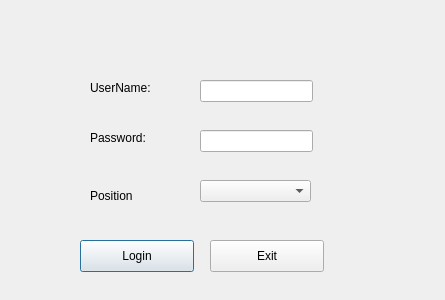
<?xml version="1.0" encoding="UTF-8"?>
<ui version="4.0">
 <class>ICSLoginForm</class>
 <widget class="QDialog" name="ICSLoginForm">
  <property name="geometry">
   <rect>
    <x>0</x>
    <y>0</y>
    <width>445</width>
    <height>300</height>
   </rect>
  </property>
  <property name="windowTitle">
   <string>Inventory Control System</string>
  </property>
  <widget class="QLabel" name="usrLabel">
   <property name="geometry">
    <rect>
     <x>90</x>
     <y>80</y>
     <width>71</width>
     <height>16</height>
    </rect>
   </property>
   <property name="text">
    <string>UserName:</string>
   </property>
  </widget>
  <widget class="QLabel" name="usrPwdLabel">
   <property name="geometry">
    <rect>
     <x>90</x>
     <y>130</y>
     <width>71</width>
     <height>16</height>
    </rect>
   </property>
   <property name="text">
    <string>Password:</string>
   </property>
  </widget>
  <widget class="QLineEdit" name="usrLineEdit">
   <property name="geometry">
    <rect>
     <x>200</x>
     <y>80</y>
     <width>113</width>
     <height>22</height>
    </rect>
   </property>
  </widget>
  <widget class="QLineEdit" name="pwdLineEdit">
   <property name="geometry">
    <rect>
     <x>200</x>
     <y>130</y>
     <width>113</width>
     <height>22</height>
    </rect>
   </property>
  </widget>
  <widget class="QPushButton" name="loginButton">
   <property name="geometry">
    <rect>
     <x>80</x>
     <y>240</y>
     <width>114</width>
     <height>32</height>
    </rect>
   </property>
   <property name="text">
    <string>Login</string>
   </property>
  </widget>
  <widget class="QPushButton" name="exitButton">
   <property name="geometry">
    <rect>
     <x>210</x>
     <y>240</y>
     <width>114</width>
     <height>32</height>
    </rect>
   </property>
   <property name="text">
    <string>Exit</string>
   </property>
  </widget>
  <widget class="QLabel" name="label">
   <property name="geometry">
    <rect>
     <x>90</x>
     <y>190</y>
     <width>54</width>
     <height>12</height>
    </rect>
   </property>
   <property name="text">
    <string>Position</string>
   </property>
  </widget>
  <widget class="QComboBox" name="comboBox">
   <property name="geometry">
    <rect>
     <x>200</x>
     <y>180</y>
     <width>111</width>
     <height>22</height>
    </rect>
   </property>
  </widget>
 </widget>
 <resources/>
 <connections/>
</ui>
